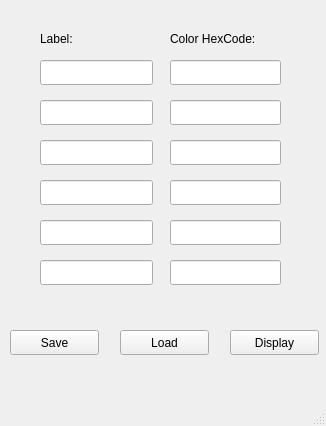
<?xml version="1.0" encoding="UTF-8"?>
<ui version="4.0">
 <class>MainWindow</class>
 <widget class="QMainWindow" name="MainWindow">
  <property name="geometry">
   <rect>
    <x>0</x>
    <y>0</y>
    <width>326</width>
    <height>426</height>
   </rect>
  </property>
  <property name="windowTitle">
   <string>MainWindow</string>
  </property>
  <widget class="QWidget" name="centralwidget">
   <widget class="QLineEdit" name="labeledit1">
    <property name="geometry">
     <rect>
      <x>40</x>
      <y>60</y>
      <width>113</width>
      <height>25</height>
     </rect>
    </property>
   </widget>
   <widget class="QLineEdit" name="labeledit2">
    <property name="geometry">
     <rect>
      <x>40</x>
      <y>100</y>
      <width>113</width>
      <height>25</height>
     </rect>
    </property>
   </widget>
   <widget class="QLineEdit" name="labeledit3">
    <property name="geometry">
     <rect>
      <x>40</x>
      <y>140</y>
      <width>113</width>
      <height>25</height>
     </rect>
    </property>
   </widget>
   <widget class="QLineEdit" name="labeledit4">
    <property name="geometry">
     <rect>
      <x>40</x>
      <y>180</y>
      <width>113</width>
      <height>25</height>
     </rect>
    </property>
   </widget>
   <widget class="QLineEdit" name="coloredit4">
    <property name="geometry">
     <rect>
      <x>170</x>
      <y>180</y>
      <width>111</width>
      <height>25</height>
     </rect>
    </property>
   </widget>
   <widget class="QLineEdit" name="coloredit3">
    <property name="geometry">
     <rect>
      <x>170</x>
      <y>140</y>
      <width>111</width>
      <height>25</height>
     </rect>
    </property>
   </widget>
   <widget class="QLineEdit" name="coloredit1">
    <property name="geometry">
     <rect>
      <x>170</x>
      <y>60</y>
      <width>111</width>
      <height>25</height>
     </rect>
    </property>
   </widget>
   <widget class="QLineEdit" name="coloredit2">
    <property name="geometry">
     <rect>
      <x>170</x>
      <y>100</y>
      <width>111</width>
      <height>25</height>
     </rect>
    </property>
   </widget>
   <widget class="QPushButton" name="savebutton">
    <property name="geometry">
     <rect>
      <x>10</x>
      <y>330</y>
      <width>89</width>
      <height>25</height>
     </rect>
    </property>
    <property name="text">
     <string>Save</string>
    </property>
   </widget>
   <widget class="QPushButton" name="loadbutton">
    <property name="geometry">
     <rect>
      <x>120</x>
      <y>330</y>
      <width>89</width>
      <height>25</height>
     </rect>
    </property>
    <property name="text">
     <string>Load</string>
    </property>
   </widget>
   <widget class="QPushButton" name="displaybutton">
    <property name="geometry">
     <rect>
      <x>230</x>
      <y>330</y>
      <width>89</width>
      <height>25</height>
     </rect>
    </property>
    <property name="text">
     <string>Display</string>
    </property>
   </widget>
   <widget class="QLineEdit" name="coloredit6">
    <property name="geometry">
     <rect>
      <x>170</x>
      <y>260</y>
      <width>111</width>
      <height>25</height>
     </rect>
    </property>
   </widget>
   <widget class="QLineEdit" name="coloredit5">
    <property name="geometry">
     <rect>
      <x>170</x>
      <y>220</y>
      <width>111</width>
      <height>25</height>
     </rect>
    </property>
   </widget>
   <widget class="QLineEdit" name="labeledit6">
    <property name="geometry">
     <rect>
      <x>40</x>
      <y>260</y>
      <width>113</width>
      <height>25</height>
     </rect>
    </property>
   </widget>
   <widget class="QLineEdit" name="labeledit5">
    <property name="geometry">
     <rect>
      <x>40</x>
      <y>220</y>
      <width>113</width>
      <height>25</height>
     </rect>
    </property>
   </widget>
   <widget class="QLabel" name="label">
    <property name="geometry">
     <rect>
      <x>40</x>
      <y>30</y>
      <width>67</width>
      <height>17</height>
     </rect>
    </property>
    <property name="text">
     <string>Label:</string>
    </property>
   </widget>
   <widget class="QLabel" name="label_2">
    <property name="geometry">
     <rect>
      <x>170</x>
      <y>30</y>
      <width>111</width>
      <height>17</height>
     </rect>
    </property>
    <property name="text">
     <string>Color HexCode:</string>
    </property>
   </widget>
  </widget>
  <widget class="QMenuBar" name="menubar">
   <property name="geometry">
    <rect>
     <x>0</x>
     <y>0</y>
     <width>326</width>
     <height>22</height>
    </rect>
   </property>
  </widget>
  <widget class="QStatusBar" name="statusbar"/>
 </widget>
 <resources/>
 <connections/>
</ui>
